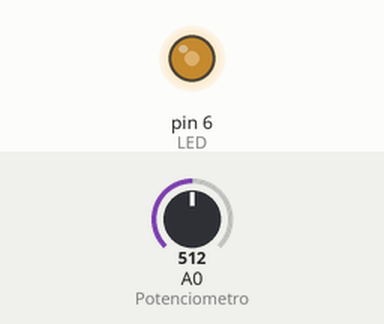
Recording of a sketch running on a simulated Arduino Uno, built with avr-gcc and run on an emulated ATmega328P. On the bench: output pins drawn as LEDs (lit = HIGH). The test bench sets the inputs (shaded band); at power-on: A0 (Potenciometro) = 512.

Above: at 1.2 s.
1.3 s: A0 (Potenciometro) set to 716
At 1.8 s:
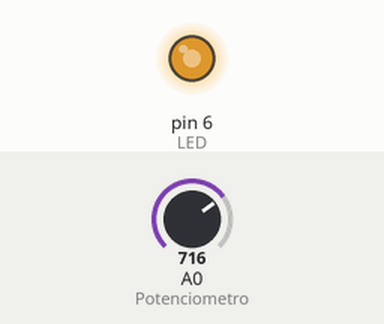
2.8 s: A0 (Potenciometro) set to 900
At 4.0 s:
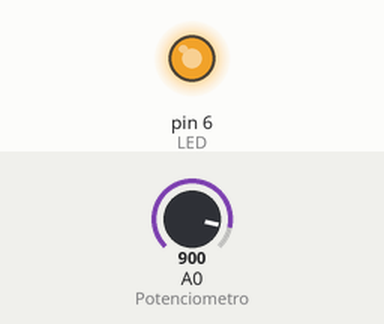
4.3 s: A0 (Potenciometro) set to 122
At 5.2 s:
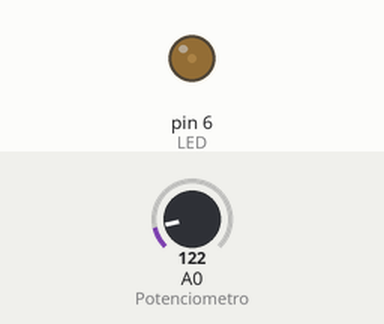
5.8 s: A0 (Potenciometro) set to 0
At 6.4 s:
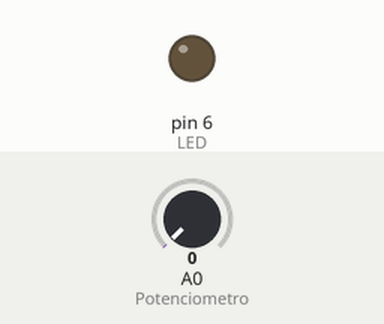
7.3 s: A0 (Potenciometro) set to 511
At 8.7 s:
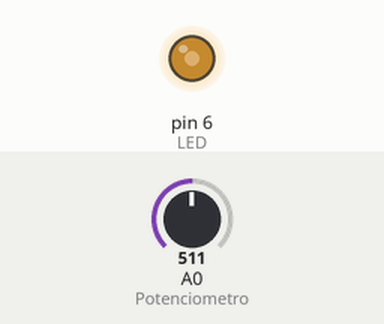
Timing chart, 0 to 9.8 s (numbered marks = the images above; inputs shaded):
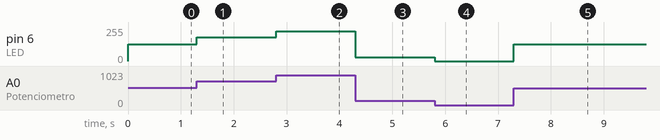

The sketch:

Practica_2_Parte_1_Bimestre_3.ino
```cpp
 /*
 * Fundacion Kinal
 * Centro educativo tecnico laboral Kinal
 * Electronica
 * Grado: Quinto
 * Sección: A
 * Curso: Taller de electronica digital y reparación de computadoras I
 * Nombre: Juan Manuel Sebastián Ixen Coy
 * Carnet: 2019519
 * Proyecto: Práctica 2, parte 1
 */

 #define LED 6
 #define Potenciometro A0

int Intensidad;
int Posicion;

 void setup() {
pinMode(LED,OUTPUT);
pinMode(Potenciometro,INPUT);
}

void loop() {
Intensidad = analogRead (Potenciometro);
Posicion = map(Intensidad, 0, 1023, 0, 255);
analogWrite(LED, Posicion);
}
```

Measured:
- after the input at 1.3 s, pin 6 (LED): 127/255 → 178/255 at once
- after the input at 2.8 s, pin 6 (LED): 178/255 → 224/255 at once
- after the input at 4.3 s, pin 6 (LED): 224/255 → 30/255 at once
- after the input at 5.8 s, pin 6 (LED): 30/255 → 0/255 at once
- after the input at 7.3 s, pin 6 (LED): 0/255 → 127/255 at once
